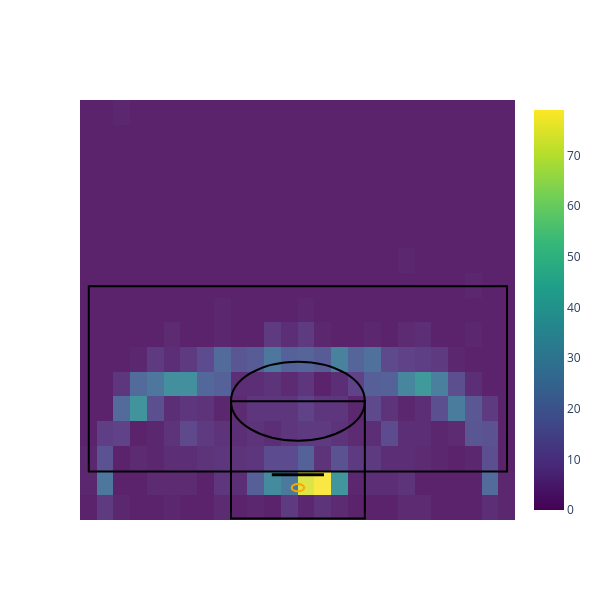

The code cell stored with this chart in its notebook:
### Code cell
fig = plot_hexbin(df)
fig.show()

### Figure 1 — Plotly figure (JSON) as saved in the notebook; plotly's stock layout.template omitted (floating-point values rounded to 4 significant figures; data arrays with more than 128 entries replaced by an {"elided": "..."} marker saying what was removed)
{"data": [{"colorscale": [[0, "#440154"], [0.1111, "#482878"], [0.2222, "#3e4989"], [0.3333, "#31688e"], [0.4444, "#26828e"], [0.5556, "#1f9e89"], [0.6667, "#35b779"], [0.7778, "#6ece58"], [0.8889, "#b5de2b"], [1, "#fde725"]], "nbinsx": 30, "nbinsy": 30, "opacity": 0.85, "showscale": true, "type": "histogram2d", "x": {"elided": "1445 int values"}, "y": {"elided": "1445 int values"}}], "layout": {"height": 600, "shapes": [{"line": {"color": "black"}, "type": "rect", "x0": -250, "x1": 250, "y0": 47.5, "y1": 422.5}, {"line": {"color": "orange"}, "type": "circle", "x0": -7.5, "x1": 7.5, "y0": 7.5, "y1": 22.5}, {"line": {"color": "black"}, "type": "rect", "x0": -30, "x1": 30, "y0": 40, "y1": 42}, {"line": {"color": "black"}, "type": "rect", "x0": -80, "x1": 80, "y0": -47.5, "y1": 190}, {"line": {"color": "black"}, "type": "circle", "x0": -80, "x1": 80, "y0": 110, "y1": 270}, {"line": {"color": "black"}, "path": "M -220 0 A 220 220 0 0 1 220 0", "type": "path"}], "showlegend": false, "width": 600, "xaxis": {"showgrid": false, "visible": false, "zeroline": false}, "yaxis": {"showgrid": false, "visible": false, "zeroline": false}}}
